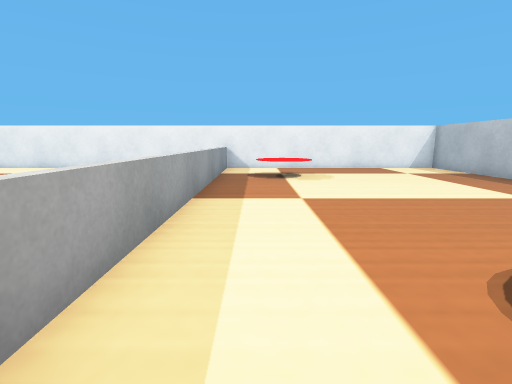
view 1 (above)

21 first-person views from a walk through a Webots world. The camera is 0.06 m above the floor, tilts 10° down and sees 85° across. The floor is counted in squares, 0.05 m on a side. Each view is taken from the middle of a square. On the plan, view 1 faces up. The plan holds only what a view shows up to about 12 squares ahead; the rest is blank. Robots are left out. Simple shapes and patterns stand in for the simulator's stock objects.

view 2
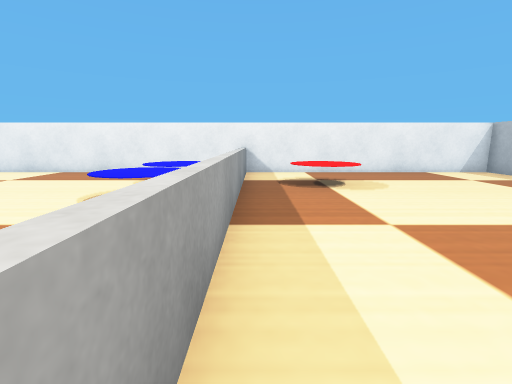

view 3
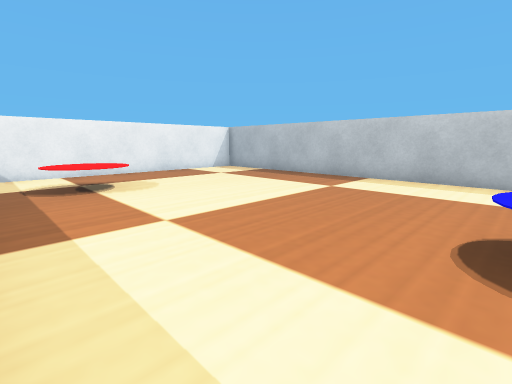

view 4
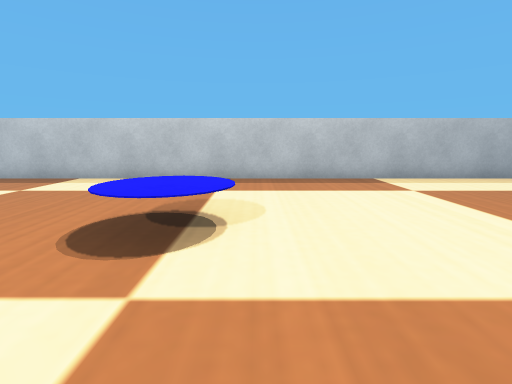

view 5
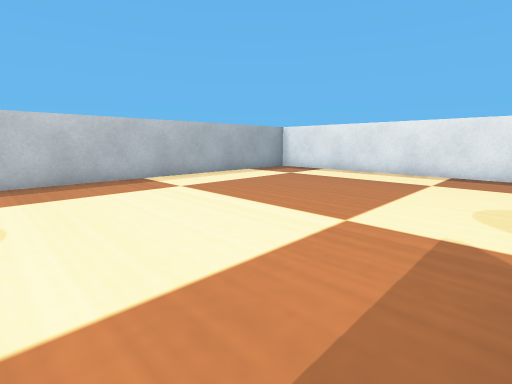

view 6
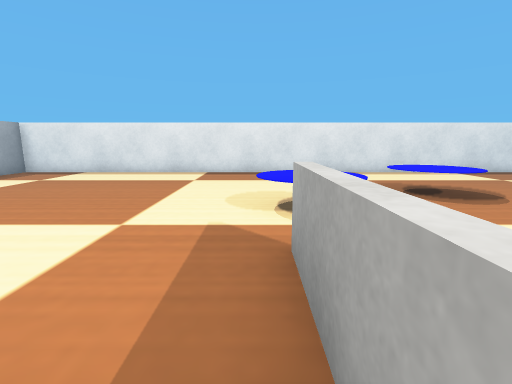

view 7
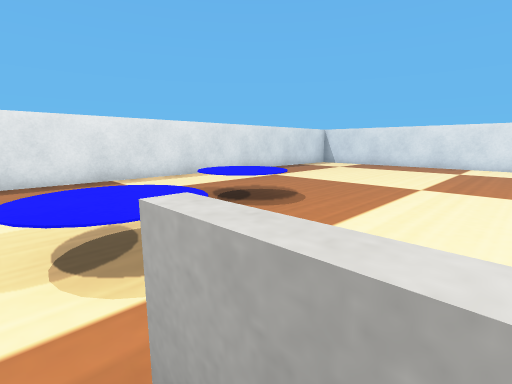

view 8
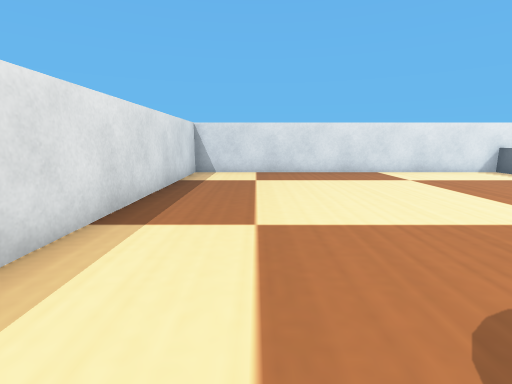

view 9
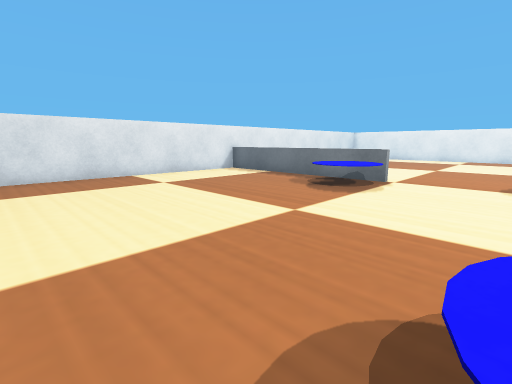

view 10
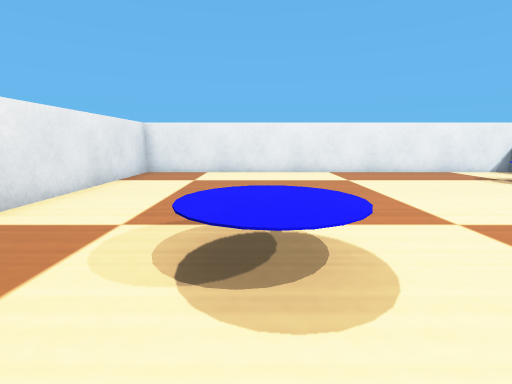

view 11
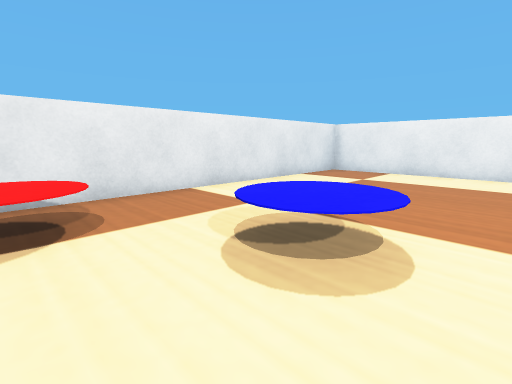

view 12
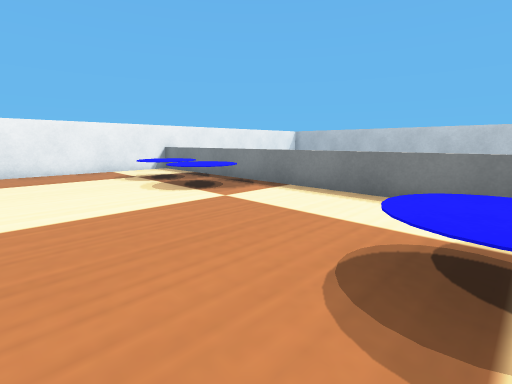

view 13
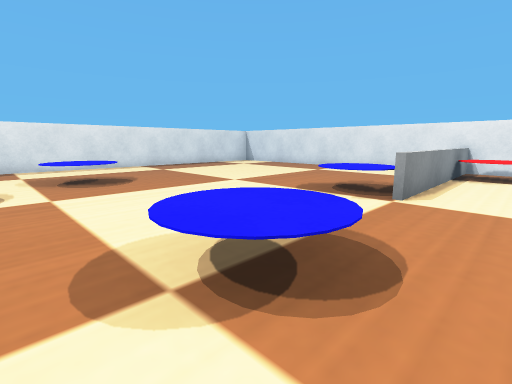

view 14
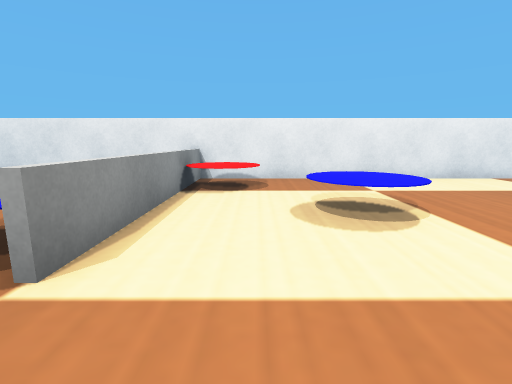

view 15
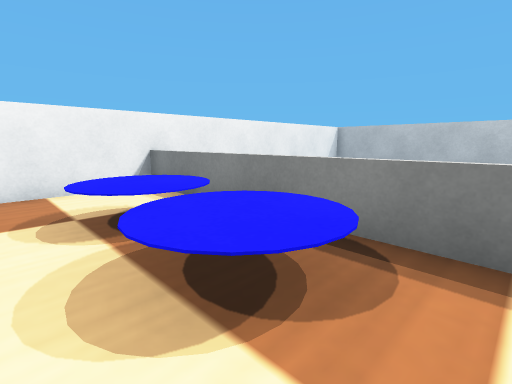

view 16
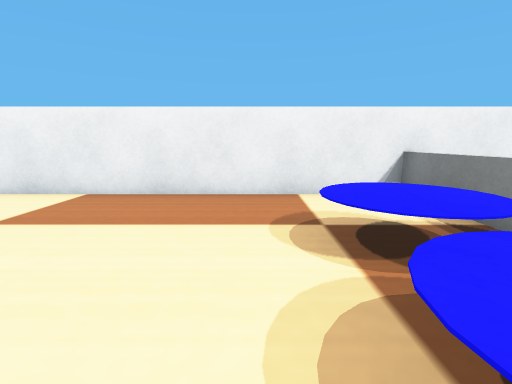

view 17
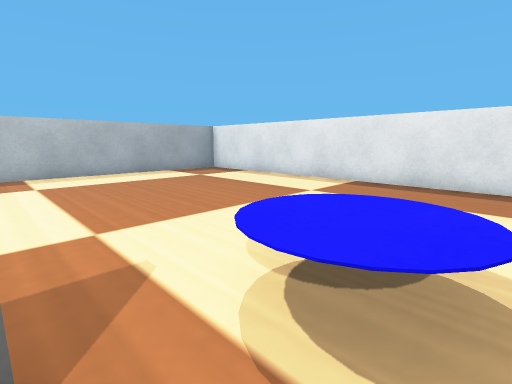

view 18
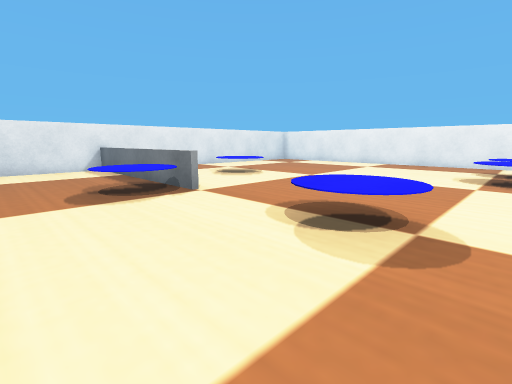

view 19
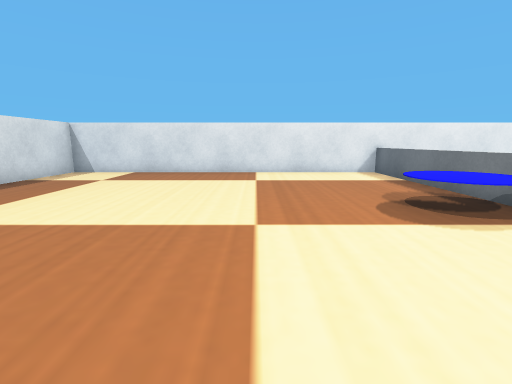

view 20
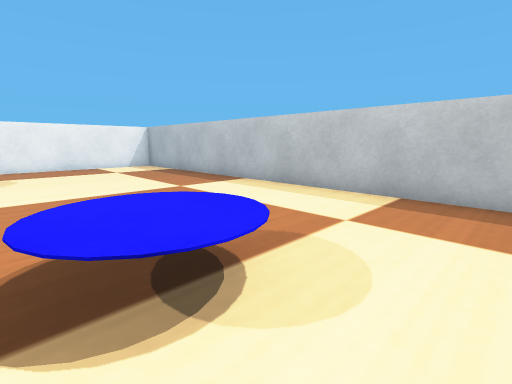

view 21
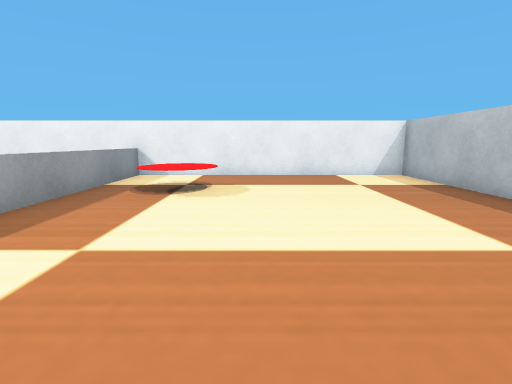

### Floor plan
Points are (right, up) in squares from view 1. A wall is a line through its corners. A room is listed if a view was taken in it or the views show most of it. See-through windows are left out.
Room 1 (views 1, 2, 3, 4, 5, 6, 7, 8, 9, 10, 11, 12, 13, 14, 15, 16, 17, 18, 19, 20, 21)
walls: (-1.6, 1.1) (-1.6, 13.5); (-1.4, -0.4) (-1.4, -3); (-9.1, 0.9) (-16.5, 0.9); (-16.5, 1.1) (-9.1, 1.1); (-1.4, 13.5) (-1.4, 1.4); (8.5, -8.9) (8.5, 13.5) (-16.5, 13.5) (-16.5, -11.5) (8.5, -11.5) (8.5, -10.4)
objects: red cylinder (-16, 2) to (-14, 3); blue cylinder (-13, 4) to (-11, 6); blue cylinder (-11, -1) to (-9, 0); blue cylinder (-6, -7) to (-4, -6); blue cylinder (-6, 0) to (-4, 2); blue cylinder (-4, 7) to (-3, 9); blue cylinder (-4, 10) to (-2, 11); blue cylinder (-3, -6) to (-1, -4); red cylinder (0, 9) to (2, 11); blue cylinder (2, 0) to (4, 2)

Where each view was taken, in squares from view 1:
view 1: 0 up, 0 right, facing up
view 2: 2 up, 1 left, facing up
view 3: 2 up, 1 left, facing up-right
view 4: 0 up, 1 left, facing right
view 5: 0 up, 1 left, facing down-right
view 6: 0 up, 1 left, facing down
view 7: 2 down, 1 left, facing down-left
view 8: 9 down, 5 left, facing left
view 9: 8 down, 6 left, facing up-left
view 10: 2 up, 12 left, facing up
view 11: 2 up, 10 left, facing up-left
view 12: 1 up, 8 left, facing up-right
view 13: 3 up, 3 left, facing down-left
view 14: 3 up, 7 left, facing left
view 15: 6 up, 5 left, facing up-right
view 16: 7 up, 5 left, facing up
view 17: 3 down, 3 left, facing down-right
view 18: 3 down, 3 left, facing up-left
view 19: 4 down, 5 left, facing left
view 20: 1 down, 2 right, facing up-right
view 21: 3 up, 3 right, facing up
